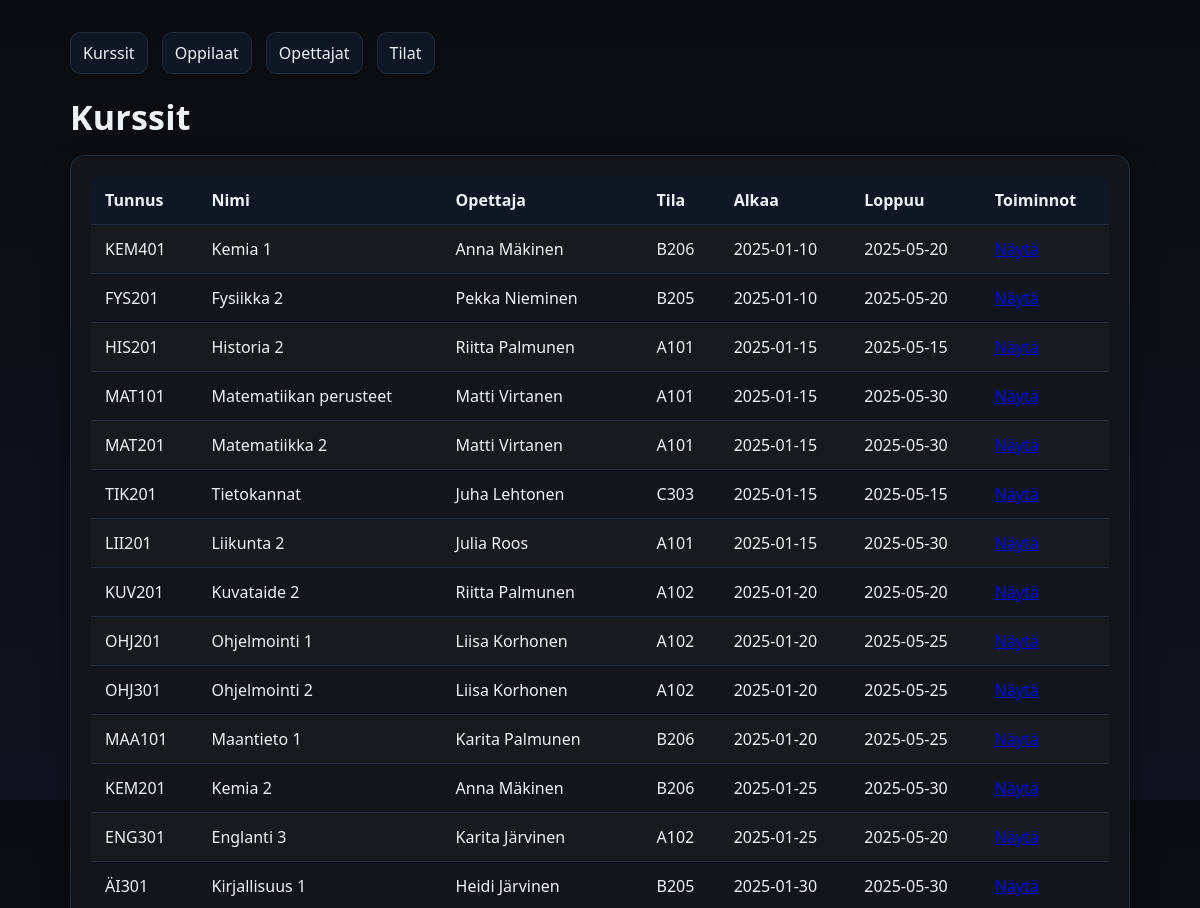
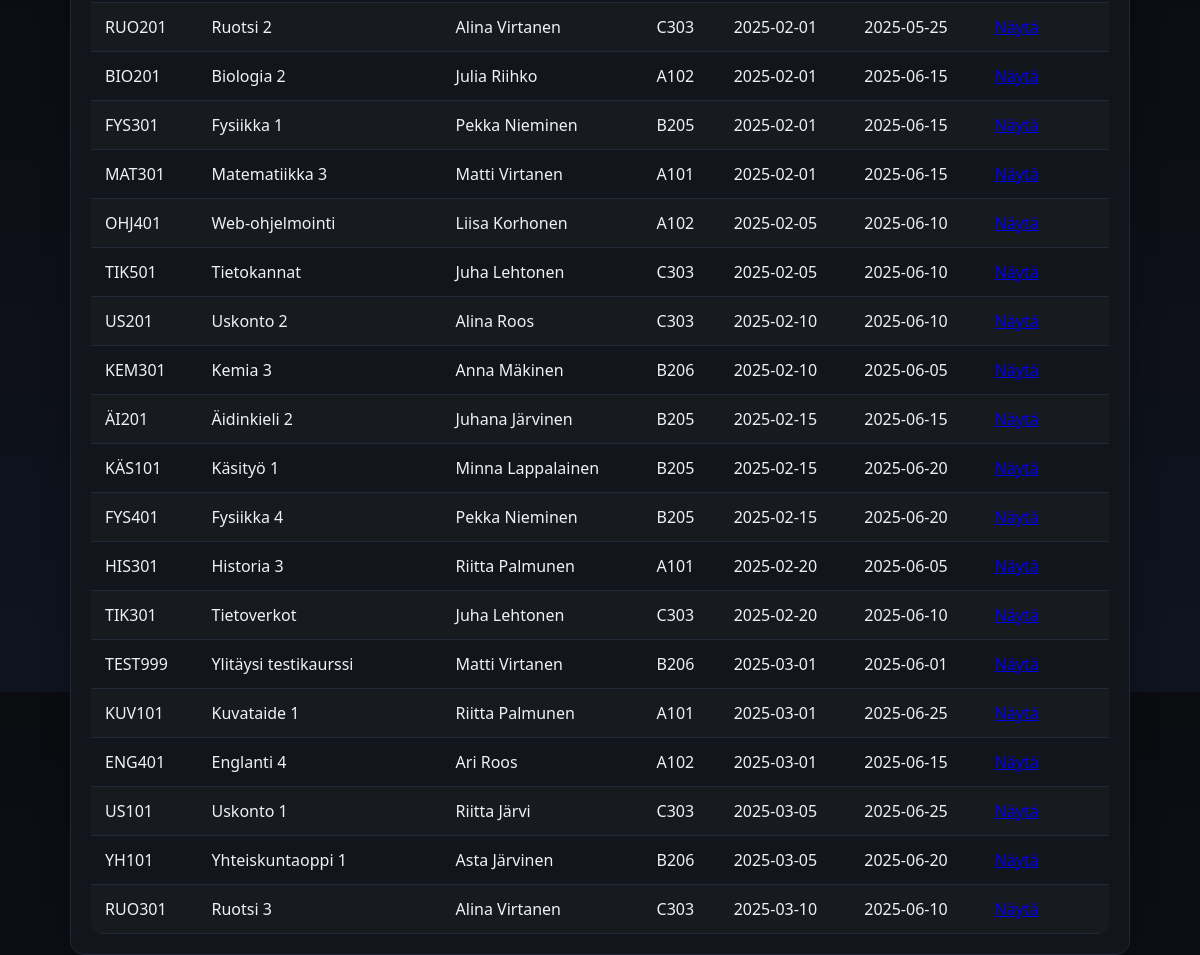
Page /kurssienhallinta/index.php on the earlier database version (2 pictures, top to bottom).
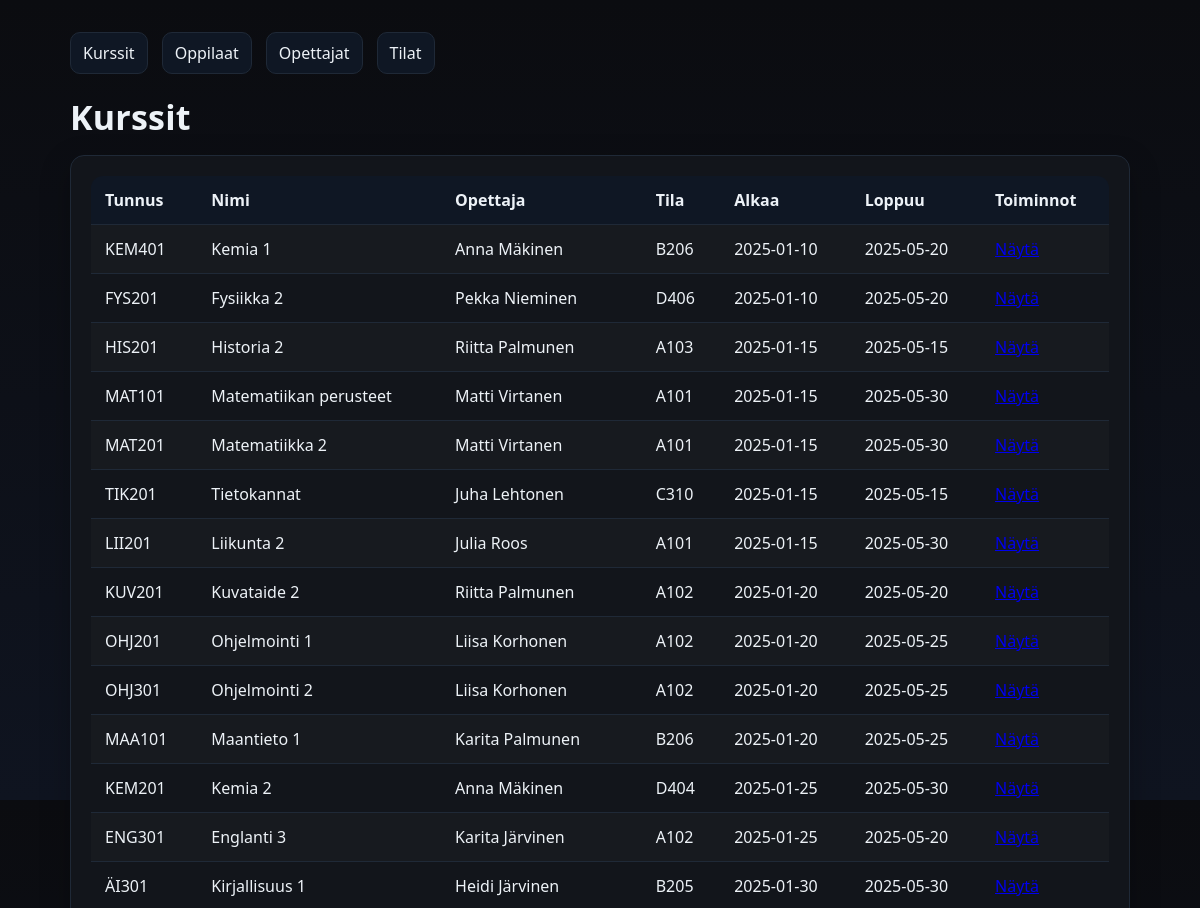
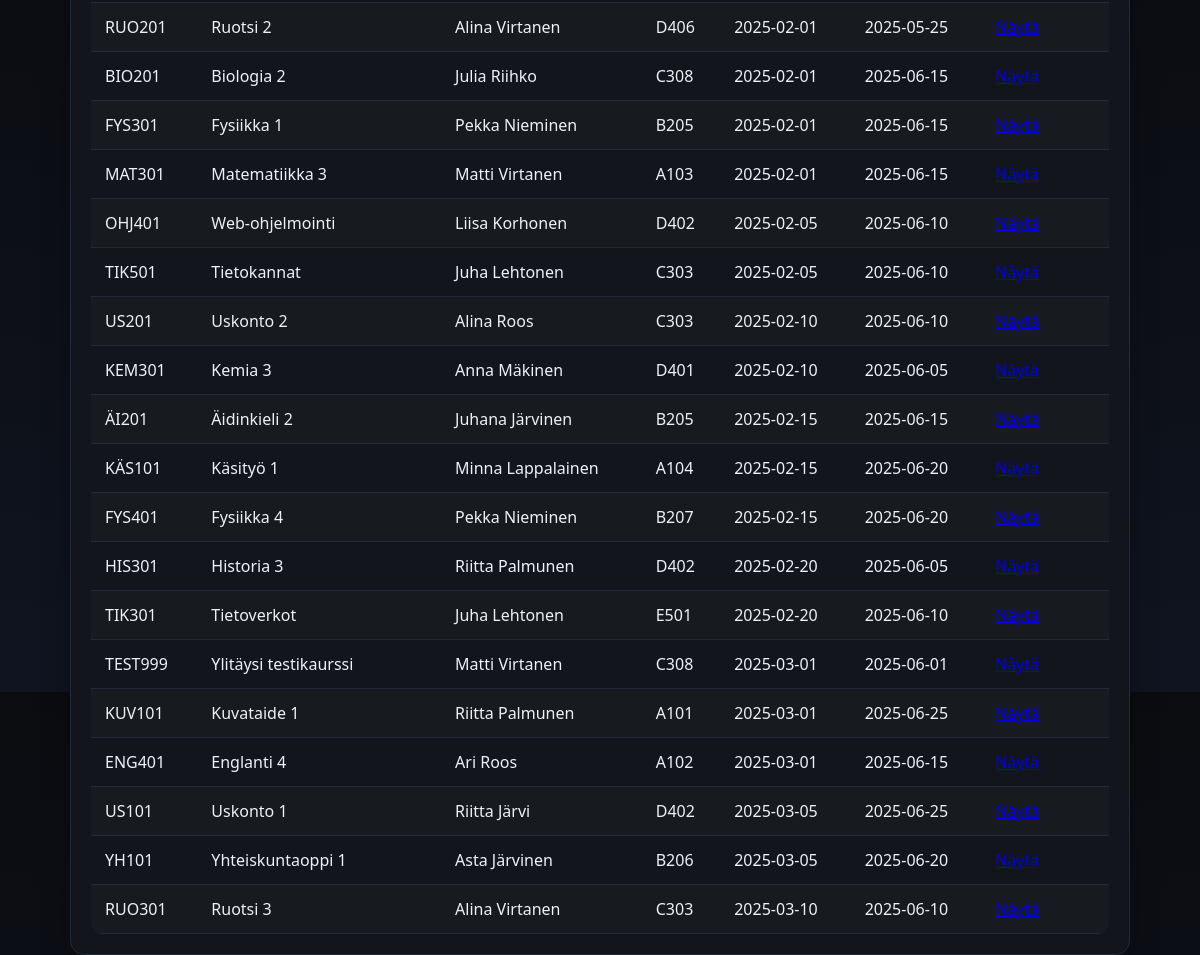
Same page on the later database version (2 pictures, top to bottom).
### tables this page shows
CREATE TABLE `kurssit` (
  `kurssi_id` int(11) NOT NULL,
  `kurssin_tunnus` varchar(20) NOT NULL,
  `kurssi_nimi` varchar(100) NOT NULL,
  `kurssikuvaus` text DEFAULT NULL,
  `aloituspaiva` date NOT NULL,
  `lopetuspaiva` date NOT NULL,
  `opettaja_id` int(11) NOT NULL,
  `tila_id` int(11) NOT NULL
);

CREATE TABLE `opettajat` (
  `opettaja_id` int(11) NOT NULL,
  `etunimi` varchar(50) NOT NULL,
  `sukunimi` varchar(50) NOT NULL,
  `aine` varchar(100) NOT NULL
);

CREATE TABLE `tilat` (
  `tila_id` int(11) NOT NULL,
  `tila_nimi` varchar(50) NOT NULL,
  `paikkoja` int(11) NOT NULL
);

### kurssienhallinta/index.php (the view, shortened to what this page needs)
<?php
$pdo = getPDO();
$stmt = $pdo->query("SELECT k.kurssi_id, k.kurssin_tunnus, k.kurssi_nimi, k.aloituspaiva, k.lopetuspaiva, o.etunimi AS op_etunimi, o.sukunimi AS op_sukunimi, t.tila_nimi
    FROM kurssit k
    JOIN opettajat o ON k.opettaja_id = o.opettaja_id
    JOIN tilat t ON k.tila_id = t.tila_id
    ORDER BY k.aloituspaiva ASC");
$kurssit = $stmt->fetchAll();
?>
<!doctype html>
<html lang="fi">
<head>
  <link rel="stylesheet" href="styles.css">
</head>
<body>
  <div class="container">
    <div class="nav">
      <a href="index.php">Kurssit</a>
      <a href="oppilaat.php">Oppilaat</a>
      <a href="opettajat.php">Opettajat</a>
      <a href="tilat.php">Tilat</a>
    </div>
    <h1 class="page-title">Kurssit</h1>
    <div class="card table-wrap">
      <table>
        <thead>
          <tr>
            <th>Tunnus</th>
            <th>Nimi</th>
            <th>Opettaja</th>
            <th>Tila</th>
            <th>Alkaa</th>
            <th>Loppuu</th>
            <th>Toiminnot</th>
          </tr>
        </thead>
        <tbody>
          <?php foreach($kurssit as $k): ?>
          <tr>
            <td><?= htmlspecialchars($k['kurssin_tunnus']) ?></td>
            <td><?= htmlspecialchars($k['kurssi_nimi']) ?></td>
            <td><?= htmlspecialchars($k['op_etunimi'] . ' ' . $k['op_sukunimi']) ?></td>
            <td><?= htmlspecialchars($k['tila_nimi']) ?></td>
            <td><?= htmlspecialchars($k['aloituspaiva']) ?></td>
            <td><?= htmlspecialchars($k['lopetuspaiva']) ?></td>
            <td><a href="kurssi.php?id=<?= $k['kurssi_id'] ?>">Näytä</a></td>
          </tr>
          <?php endforeach; ?>
        </tbody>
      </table>
    </div>
  </div>
</body>
</html>

### kurssienhallinta/styles.css (style rules this page uses)
:root { --bg:#0b0c10; --card:#12151b; --muted:#98a2b3; --text:#edf2f7; --accent:#6ea8fe; --danger:#ef4444; --border:#1f2937; }
* { box-sizing:border-box }
html,body { height:100% }
body { margin:0; font:16px/1.5 system-ui,-apple-system,Segoe UI,Roboto,Ubuntu,'Helvetica Neue',Arial; background:linear-gradient(180deg,#0b0c10 0%, #0f1420 100%); color:var(--text); }
.container { max-width:1100px;margin:32px auto;padding:0 20px }
.card { background:var(--card); border:1px solid var(--border); border-radius:14px; padding:20px; box-shadow:0 10px 30px rgba(0,0,0,.25); }
.page-title { margin:0 0 12px; font-size:clamp(24px,3.2vw,34px); letter-spacing:.2px; }
.nav { display:flex;gap:14px;flex-wrap:wrap;margin:0 0 18px }
.nav a,.back { color:var(--text); text-decoration:none; background:#0f1724; border:1px solid var(--border); padding:8px 12px;border-radius:10px; transition:all .15s ease; }
.table-wrap { overflow:auto }
table { width:100%;border-collapse:collapse;border-radius:12px;overflow:hidden }
th,td { padding:12px 14px;border-bottom:1px solid var(--border);text-align:left;vertical-align:top }
thead th { background:#0f1724;font-weight:600 }
tbody tr:nth-child(odd) { background:rgba(255,255,255,.02) }

Differences in the rows shown:
changed kurssit "FYS201": tila.tila_nimi "B205" → "D406"
changed kurssit "HIS201": tila.tila_nimi "A101" → "A103"
changed kurssit "TIK201": tila.tila_nimi "C303" → "C310"
changed kurssit "KEM201": tila.tila_nimi "B206" → "D404"
changed kurssit "RUO201": tila.tila_nimi "C303" → "D406"
changed kurssit "BIO201": tila.tila_nimi "A102" → "C308"
changed kurssit "MAT301": tila.tila_nimi "A101" → "A103"
changed kurssit "OHJ401": tila.tila_nimi "A102" → "D402"
changed kurssit "KEM301": tila.tila_nimi "B206" → "D401"
changed kurssit "KÄS101": tila.tila_nimi "B205" → "A104"
changed kurssit "FYS401": tila.tila_nimi "B205" → "B207"
changed kurssit "HIS301": tila.tila_nimi "A101" → "D402"
changed kurssit "TIK301": tila.tila_nimi "C303" → "E501"
changed kurssit "TEST999": tila.tila_nimi "B206" → "C308"
changed kurssit "US101": tila.tila_nimi "C303" → "D402"
